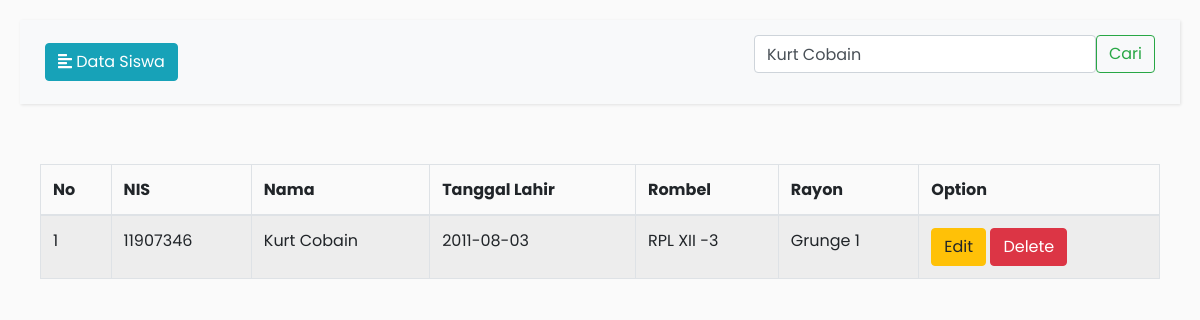
Screenshot of /index.php?cari=Kurt Cobain with the database file from the repository.
### tables this page shows
CREATE TABLE `siswa` (
  `id_siswa` int(11) NOT NULL,
  `nis` int(11) NOT NULL,
  `nama` varchar(50) NOT NULL,
  `kelahiran` date NOT NULL,
  `rombel` varchar(25) NOT NULL,
  `rayon` varchar(20) NOT NULL
);

### index.php (the view, shortened to what this page needs)
<?php include "koneksi.php"; ?>
<html>
<head>
    <link rel="stylesheet" type="text/css" href="https://cdnjs.cloudflare.com/ajax/libs/twitter-bootstrap/4.5.2/css/bootstrap.css">
    <link rel="stylesheet" type="text/css" href="https://cdn.datatables.net/1.10.25/css/dataTables.bootstrap4.min.css">
    <link rel="stylesheet" href="https://stackpath.bootstrapcdn.com/bootstrap/4.1.0/css/bootstrap.min.css">
    <link rel="stylesheet" href="style.css">
</head>
<body>
	<div class="wrapper">
        <div id="content">
            <nav class="navbar navbar-expand-lg navbar-light bg-light">
                <div class="container-fluid">
                    <button type="button" id="sidebarCollapse" class="btn btn-info">
                        <i class="fas fa-align-left"></i>
                        <span>Data Siswa</span>
                    </button>
                    <form class="d-flex" method="get" action="">
				      <input class="form-control me-2" type="search" placeholder="Cari Nama" aria-label="Search" name="cari" value="<?php if(isset($_GET['cari'])) { echo $_GET['cari']; } ?>">
				      <button class="btn btn-outline-success" type="submit">Cari</button>
				    </form>
                </div>
            </nav>
           <div id="content">
           	 <table id="example" class="table table-striped table-bordered" style="width:100%">
		        <thead>
		            <tr>
		            	<th>No</th>
		                <th>NIS</th>
		                <th>Nama</th>
		                <th>Tanggal Lahir</th>
		                <th>Rombel</th>
		                <th>Rayon</th>
		                <th>Option</th>
		            </tr>
		        </thead>
		        <tbody>
		            <?php
		            $no = 1;
		            $query = mysqli_query($conn, "SELECT * FROM siswa");
		            if (isset($_GET['cari'])) {
		            $query = mysqli_query($conn, "SELECT * FROM siswa WHERE nama LIKE'%".
		        			$_GET['cari']."%'");
		            }
		            while ($dt = mysqli_fetch_assoc($query)) {
		         ?>
		        <tr>
		        	<td><?= $no++; ?></td>
		        	<td><?= $dt['nis']; ?></td>
		        	<td><?= $dt['nama']; ?></td>
		        	<td><?= $dt['kelahiran']; ?></td>
		        	<td><?= $dt['rombel']; ?></td>
		        	<td><?= $dt['rayon']; ?></td>
		        	<td>
		        		<a href="edit.php?id=<?php echo $dt['id_siswa']?>">
		        			<button type="button" class="btn btn-warning" data-toggle="modal">Edit</button>
		        		</a>
		        		<a href="modalhapus.php?id=<?php echo $dt['id_siswa']?>" onclick="return confirm('Apakah anda yakin akan menghapus data?');">
		        		<button type="button" class="btn btn-danger" data-toggle="modal">Delete</button>
		        		</a>
		        	</td>
		        </tr>
		        	<?php
		         					}
		        	?>
		        </tbody>
		    </table>
			</div>
        </div>
    </div>
</body>
</html>

### style.css (style rules this page uses)
body { font-family: 'Poppins', sans-serif; background: #fafafa; }
a, a:hover, a:focus { color: inherit; text-decoration: none; transition: all 0.3s; }
.navbar { padding: 15px 10px; background: #fff; border: none; border-radius: 0; margin-bottom: 40px; box-shadow: 1px 1px 3px rgba(0, 0, 0, 0.1); }
.wrapper { display: flex; width: 100%; align-items: stretch; }
#content { width: 100%; padding: 20px; min-height: 100vh; transition: all 0.3s; }

### rows the page displays
siswa: nis "11907346", nama "Kurt Cobain", kelahiran "2011-08-03", rombel "RPL XII -3", rayon "Grunge 1"
